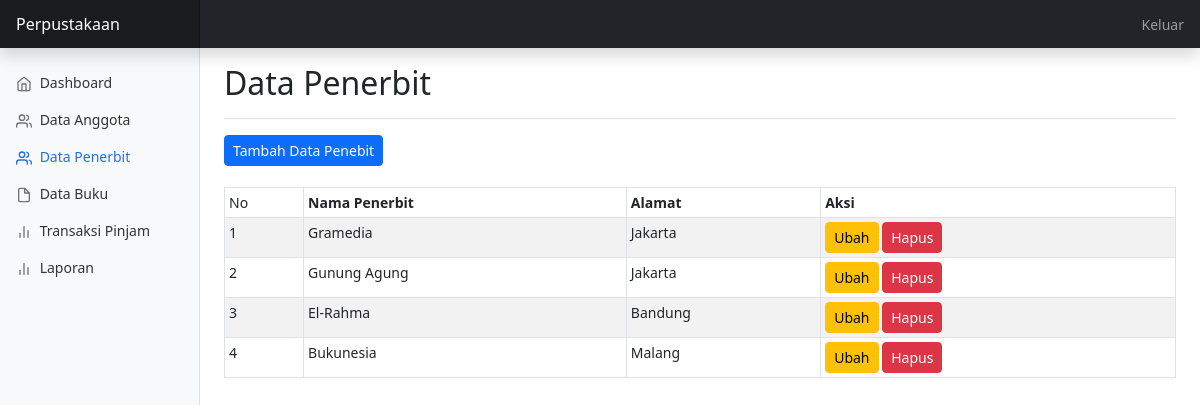
The app's page /penerbit/index.php (signed in) with its own data.
### tables this page shows
CREATE TABLE `penerbit` (
  `id_penerbit` int(11) NOT NULL,
  `nama_penerbit` varchar(50) NOT NULL,
  `alamat` varchar(50) NOT NULL
);

### penerbit/index.php (the view, shortened to what this page needs)
<?php
include "../config/koneksi.php";
$penerbit = mysqli_query($koneksi, "SELECT * FROM penerbit");
?>
<!doctype html>
<html lang="en">
<head>
    <link href="../assets/css/bootstrap.min.css" rel="stylesheet">
    <link href="../assets/dashboard.css" rel="stylesheet">
</head>
<body>
    <header class="navbar navbar-dark sticky-top bg-dark flex-md-nowrap p-0 shadow">
        <a class="navbar-brand col-md-3 col-lg-2 me-0 px-3 fs-6" href="#">Perpustakaan</a>
        <div class="navbar-nav">
            <div class="nav-item text-nowrap">
                <a class="nav-link px-3" href="../keluar.php">Keluar</a>
            </div>
        </div>
    </header>
    <div class="container-fluid">
        <div class="row">
            <nav id="sidebarMenu" class="col-md-3 col-lg-2 d-md-block bg-light sidebar collapse">
                <div class="position-sticky pt-3 sidebar-sticky">
                    <ul class="nav flex-column">
                        <li class="nav-item">
                            <a class="nav-link" aria-current="page" href="../dashboard/index.php">
                                <span data-feather="home" class="align-text-bottom"></span>
                                Dashboard
                            </a>
                        </li>
                        <li class="nav-item">
                            <a class="nav-link" href="../anggota/index.php">
                                <span data-feather="users" class="align-text-bottom"></span>
                                Data Anggota
                            </a>
                        </li>
                        <li class="nav-item active">
                            <a class="nav-link active" href="../penerbit/index.php">
                                <span data-feather="users" class="align-text-bottom"></span>
                                Data Penerbit
                            </a>
                        </li>
                        <li class="nav-item">
                            <a class="nav-link" href="../buku/index.php">
                                <span data-feather="file" class="align-text-bottom"></span>
                                Data Buku
                            </a>
                        </li>
                        <li class="nav-item">
                            <a class="nav-link" href="../pinjam/index.php">
                                <span data-feather="bar-chart-2" class="align-text-bottom"></span>
                                Transaksi Pinjam
                            </a>
                        </li>
                        <li class="nav-item">
                            <a class="nav-link" href="../laporan/index.php">
                                <span data-feather="bar-chart-2" class="align-text-bottom"></span>
                                Laporan
                            </a>
                        </li>
                    </ul>
                </div>
            </nav>
            <main class="col-md-9 ms-sm-auto col-lg-10 px-md-4">
                <div
                    class="d-flex justify-content-between flex-wrap flex-md-nowrap align-items-center pt-3 pb-2 mb-3 border-bottom">
                    <h1 class="h2">Data Penerbit</h1>
                </div>
                <a href="frmAddPenerbit.php" <button class="btn btn-primary btn-sm">Tambah Data
                    Penebit</button></a>
                <br><br>
                <div class="table-responsive">
                    <table class="table table-striped table-bordered table-sm">
                        <thead>
                            <tr>
                                <td>No</td>
                                <th scope="col">Nama Penerbit</th>
                                <th scope="col">Alamat</th>
                                <th scope="col">Aksi</th>
                            </tr>
                        </thead>
                        <tbody>
                            <?php
                            $no = 1;
                            while ($rs = mysqli_fetch_array($penerbit)) {
                            ?>
                            <tr>
                                <td><?php echo $no; ?></td>
                                <td><?php echo $rs['nama_penerbit']; ?></td>
                                <td><?php echo $rs['alamat']; ?></td>
                                <td>
                                    <a href="frmUbahPenerbit.php?id_penerbit=<?php echo $rs['id_penerbit']; ?>"
                                        class="btn btn-warning btn-sm">Ubah</a>
                                    <a href="hapusPenerbit.php?id_penerbit=<?php echo $rs['id_penerbit']; ?>"
                                        class="btn btn-danger btn-sm">Hapus</a>
                                </td>
                            </tr>
                            <?php
                                $no++;
                            }
                            ?>
                        </tbody>
                    </table>
                </div>
            </main>
        </div>
    </div>
</body>
</html>

### assets/dashboard.css (style rules this page uses)
body { font-size: .875rem; }
.feather { width: 16px; height: 16px; }
.sidebar { position: fixed; top: 0; bottom: 0; left: 0; z-index: 100; padding: 48px 0 0; box-shadow: inset -1px 0 0 rgba(0, 0, 0, .1); }
.sidebar-sticky { height: calc(100vh - 48px); overflow-x: hidden; overflow-y: auto; }
.sidebar .nav-link { font-weight: 500; color: #333; }
.sidebar .nav-link .feather { margin-right: 4px; color: #727272; }
.sidebar .nav-link.active { color: #2470dc; }
.sidebar .nav-link:hover .feather, .sidebar .nav-link.active .feather { color: inherit; }
.navbar-brand { padding-top: .75rem; padding-bottom: .75rem; background-color: rgba(0, 0, 0, .25); box-shadow: inset -1px 0 0 rgba(0, 0, 0, .25); }

### records on screen
penerbit: nama_penerbit "Gramedia", alamat "Jakarta"
penerbit: nama_penerbit "Gunung Agung", alamat "Jakarta"
penerbit: nama_penerbit "El-Rahma", alamat "Bandung"
penerbit: nama_penerbit "Bukunesia", alamat "Malang"
